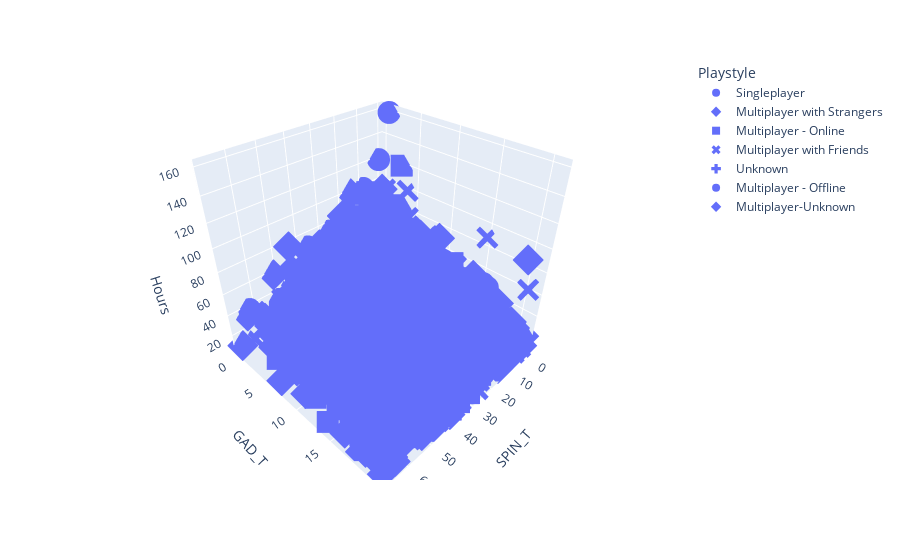
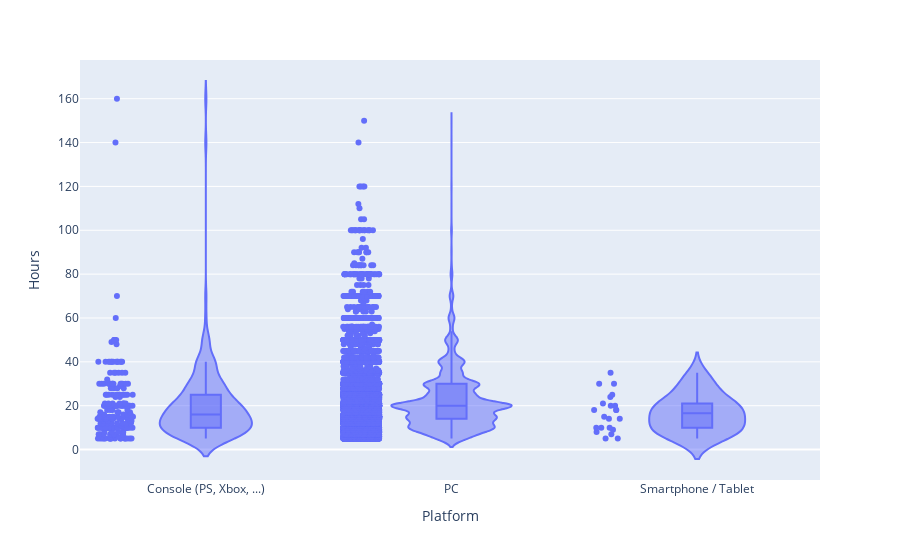

The code cell stored with these charts, in order, in its notebook:
### Code cell
import pandas as pd
import seaborn as sns
import matplotlib.pyplot as plt
import plotly.express as px

# Assuming 'data' is your cleaned pandas DataFrame




# Box Plot with Seaborn for playsyle
plt.figure(figsize=(10, 8))
sns.boxplot(data=df, x="Playstyle", y="SPIN_T",
            palette="Set3", linewidth=2.5)
plt.title("SPIN_T Scores by Playstyle")
plt.show()


# 3D Scatter Plot
fig = px.scatter_3d(df, x="SPIN_T", y="GAD_T", z="Hours",
                    symbol="Playstyle")
fig.show()

# Violin Plot
fig = px.violin(df, y="Hours", x="Platform", box=True, points="all")
fig.show()

# make an appropriate graph for work and gaming hours other than scatter plot, boxplot, violin plot
plt.figure(figsize=(10, 8))
sns.barplot(data=df, x="Work", y="Hours", hue="Platform")
plt.title("Average Hours of Gaming by Work Status")

# # make an appropriate graph for anxiety levels and whyplay
# plt.figure(figsize=(10, 8))



plt.title("Life Satisfaction by Age Group")
plt.show()
# You can explore more plot types and customization options within these libraries.

### Figure 1 — Plotly figure (JSON) as saved in the notebook; plotly's stock layout.template omitted (floating-point values rounded to 4 significant figures; data arrays with more than 128 entries replaced by an {"elided": "..."} marker saying what was removed)
{"data": [{"hovertemplate": "Playstyle=Singleplayer<br>SPIN_T=%{x}<br>GAD_T=%{y}<br>Hours=%{z}<extra></extra>", "legendgroup": "Singleplayer", "marker": {"color": "#636efa", "symbol": "circle"}, "mode": "markers", "name": "Singleplayer", "scene": "scene", "showlegend": true, "type": "scatter3d", "x": {"elided": "726 int values"}, "y": {"elided": "726 int values"}, "z": {"elided": "726 int values"}}, {"hovertemplate": "Playstyle=Multiplayer with Strangers<br>SPIN_T=%{x}<br>GAD_T=%{y}<br>Hours=%{z}<extra></extra>", "legendgroup": "Multiplayer with Strangers", "marker": {"color": "#636efa", "symbol": "diamond"}, "mode": "markers", "name": "Multiplayer with Strangers", "scene": "scene", "showlegend": true, "type": "scatter3d", "x": {"elided": "3998 int values"}, "y": {"elided": "3998 int values"}, "z": {"elided": "3998 int values"}}, {"hovertemplate": "Playstyle=Multiplayer - Online<br>SPIN_T=%{x}<br>GAD_T=%{y}<br>Hours=%{z}<extra></extra>", "legendgroup": "Multiplayer - Online", "marker": {"color": "#636efa", "symbol": "square"}, "mode": "markers", "name": "Multiplayer - Online", "scene": "scene", "showlegend": true, "type": "scatter3d", "x": {"elided": "2615 int values"}, "y": {"elided": "2615 int values"}, "z": {"elided": "2615 int values"}}, {"hovertemplate": "Playstyle=Multiplayer with Friends<br>SPIN_T=%{x}<br>GAD_T=%{y}<br>Hours=%{z}<extra></extra>", "legendgroup": "Multiplayer with Friends", "marker": {"color": "#636efa", "symbol": "x"}, "mode": "markers", "name": "Multiplayer with Friends", "scene": "scene", "showlegend": true, "type": "scatter3d", "x": {"elided": "5525 int values"}, "y": {"elided": "5525 int values"}, "z": {"elided": "5525 int values"}}, {"hovertemplate": "Playstyle=Unknown<br>SPIN_T=%{x}<br>GAD_T=%{y}<br>Hours=%{z}<extra></extra>", "legendgroup": "Unknown", "marker": {"color": "#636efa", "symbol": "cross"}, "mode": "markers", "name": "Unknown", "scene": "scene", "showlegend": true, "type": "scatter3d", "x": {"elided": "158 int values"}, "y": {"elided": "158 int values"}, "z": {"elided": "158 int values"}}, {"hovertemplate": "Playstyle=Multiplayer - Offline<br>SPIN_T=%{x}<br>GAD_T=%{y}<br>Hours=%{z}<extra></extra>", "legendgroup": "Multiplayer - Offline", "marker": {"color": "#636efa", "symbol": "circle"}, "mode": "markers", "name": "Multiplayer - Offline", "scene": "scene", "showlegend": true, "type": "scatter3d", "x": [12, 6, 33, 11, 4, 11, 49, 9, 22, 12, 9, 17, 30, 53, 16, 22, 12, 14, 35, 8, null, 23, 6, 3, 51, 11, 23, 12, 26, 54, 4, 26, 39, 8, 9, 4, 10, 13, 15, 13, 26, 0, 7, 1], "y": [1, 0, 2, 4, 1, 1, 16, 0, 4, 0, 3, 4, 6, 17, 8, 6, 4, 1, 12, 4, 9, 4, 0, 0, 10, 2, 5, 0, 3, 11, 0, 6, 20, 2, 1, 6, 1, 1, 0, 2, 5, 5, 0, 0], "z": [6, 10, 13, 10, 18, 10, 60, 12, 5, 10, 10, 5, 60, 14, 5, 20, 6, 7, 5, 5, 8, 28, 6, 21, 20, 22, 20, 20, 20, 30, 5, 30, 20, 15, 20, 21, 20, 20, 20, 14, 15, 18, 30, 20]}, {"hovertemplate": "Playstyle=Multiplayer-Unknown<br>SPIN_T=%{x}<br>GAD_T=%{y}<br>Hours=%{z}<extra></extra>", "legendgroup": "Multiplayer-Unknown", "marker": {"color": "#636efa", "symbol": "diamond"}, "mode": "markers", "name": "Multiplayer-Unknown", "scene": "scene", "showlegend": true, "type": "scatter3d", "x": [14, 9, 12, 27, 0, 12, 1, 16, 5, 21], "y": [3, 11, 19, 13, 4, 5, 1, 1, 1, 0], "z": [50, 60, 30, 24, 45, 20, 10, 35, 14, 20]}], "layout": {"legend": {"title": {"text": "Playstyle"}, "tracegroupgap": 0}, "margin": {"t": 60}, "scene": {"domain": {"x": [0, 1], "y": [0, 1]}, "xaxis": {"title": {"text": "SPIN_T"}}, "yaxis": {"title": {"text": "GAD_T"}}, "zaxis": {"title": {"text": "Hours"}}}}}

### Figure 2 — Plotly figure (JSON) as saved in the notebook; plotly's stock layout.template omitted (floating-point values rounded to 4 significant figures; data arrays with more than 128 entries replaced by an {"elided": "..."} marker saying what was removed)
{"data": [{"alignmentgroup": "True", "box": {"visible": true}, "hovertemplate": "Platform=%{x}<br>Hours=%{y}<extra></extra>", "legendgroup": "", "marker": {"color": "#636efa"}, "name": "", "offsetgroup": "", "orientation": "v", "points": "all", "scalegroup": "True", "showlegend": false, "type": "violin", "x": {"elided": "13076 str values"}, "x0": " ", "xaxis": "x", "y": {"elided": "13076 int values"}, "y0": " ", "yaxis": "y"}], "layout": {"legend": {"tracegroupgap": 0}, "margin": {"t": 60}, "violinmode": "group", "xaxis": {"anchor": "y", "domain": [0, 1], "title": {"text": "Platform"}}, "yaxis": {"anchor": "x", "domain": [0, 1], "title": {"text": "Hours"}}}}
